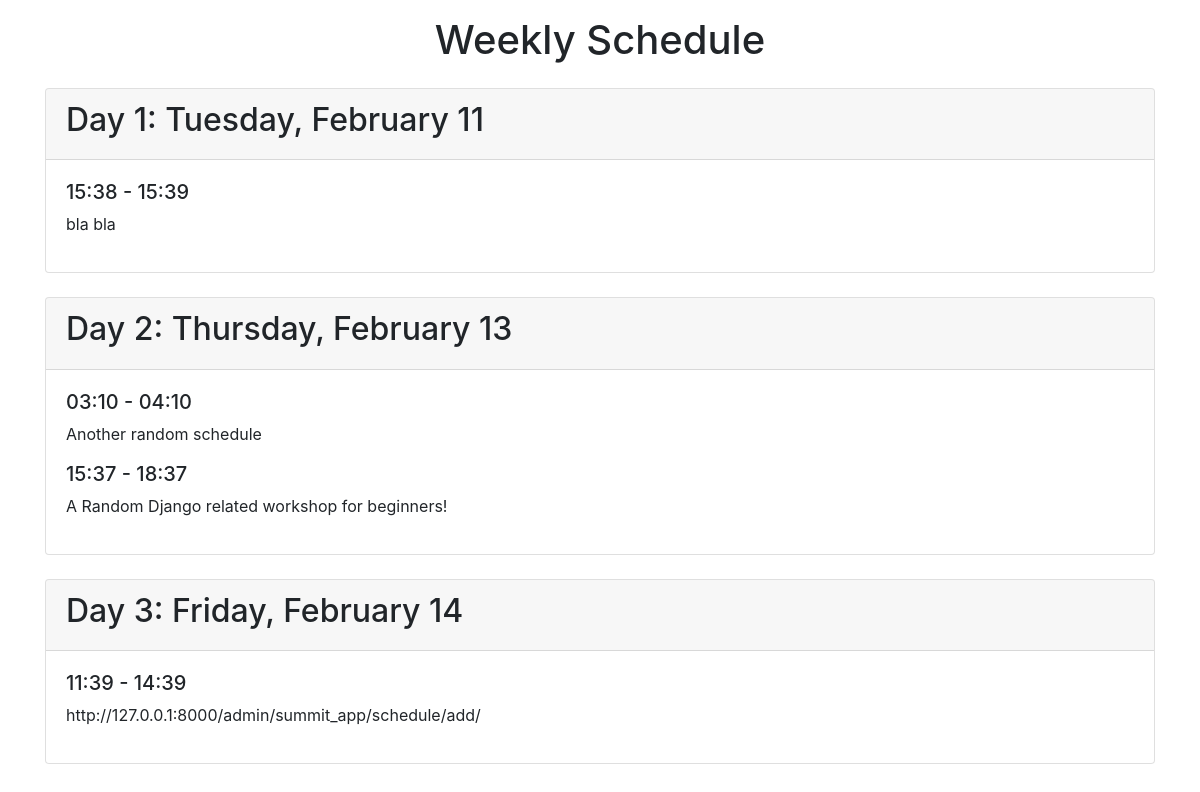
The page / on the database its author committed.
### summit_app/models.py (models this page shows, shortened)
class Schedule(models.Model):
    day = models.DateField()  # The date of the event
    start_time = models.TimeField()  # Start time
    end_time = models.TimeField()  # End time
    plan_detail = models.TextField()  # Description of the event
    class Meta:
        ordering = ['day', 'start_time']  # Sort by date and then by start time

### summit_app/views.py (the view)
# urls.py: path('', views.schedule_view),
def schedule_view(request):
    schedules = Schedule.objects.all().order_by('day', 'start_time')
    grouped_schedules = {}
    for schedule in schedules:
        if schedule.day not in grouped_schedules:
            grouped_schedules[schedule.day] = []
        grouped_schedules[schedule.day].append(schedule)
    return render(request, 'schedule.html', {'grouped_schedules': grouped_schedules})

### templates/schedule.html (shortened to what this page needs)
{% load static %}
<!DOCTYPE html>
<html lang="en">
<head>
    <link href="https://stackpath.bootstrapcdn.com/bootstrap/4.5.2/css/bootstrap.min.css" rel="stylesheet">
</head>
<body>
    <div class="container">
        <h1 class="mt-3 text-center">Weekly Schedule</h1>
        {% for day, schedules in grouped_schedules.items %}
        <div class="card mt-4">
            <div class="card-header">
                <h2>Day {{ forloop.counter }}: {{ day|date:"l, F j" }}</h2>
            </div>
            <div class="card-body">
                {% if schedules %}
                {% for schedule in schedules %}
                <div class="mb-3">
                    <h5>{{ schedule.start_time|time:"H:i" }} - {{ schedule.end_time|time:"H:i" }}</h5>
                    <p>{{ schedule.plan_detail }}</p>
                </div>
                {% endfor %}
                {% else %}
                <p>No plans for this day.</p>
                {% endif %}
            </div>
        </div>
        {% endfor %}
    </div>
</body>
</html>

### rows shown on the page
Schedule: day "Tuesday, February 11", start_time "15:38", end_time "15:39", plan_detail "bla bla"
Schedule: day "Thursday, February 13", start_time "03:10", end_time "04:10", plan_detail "Another random schedule"
Schedule: start_time "15:37", end_time "18:37", plan_detail "A Random Django related workshop for beginners!"
Schedule: day "Friday, February 14", start_time "11:39", end_time "14:39", plan_detail "http://127.0.0.1:8000/admin/summit_app/schedule/add/"
